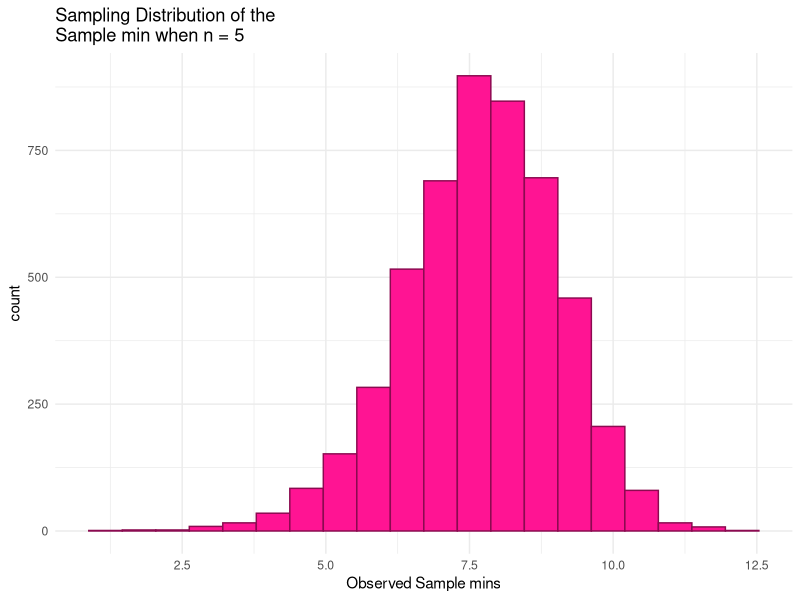
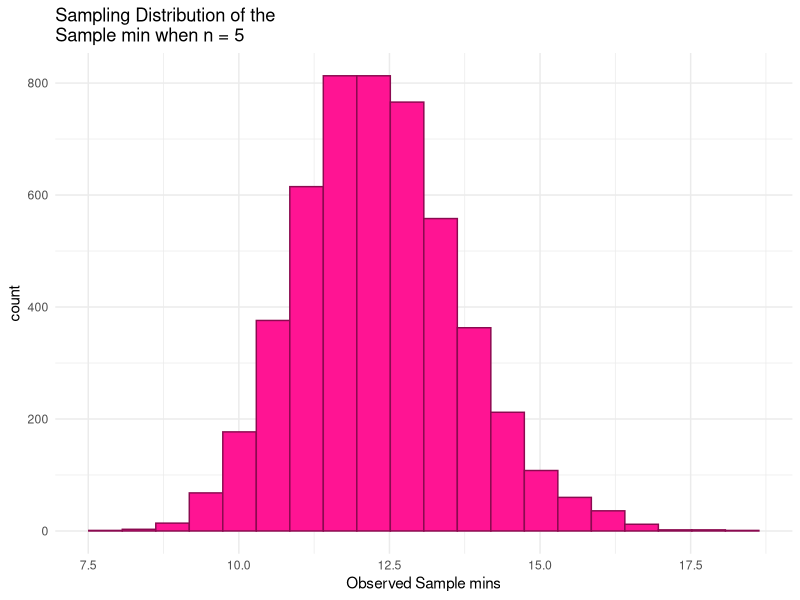
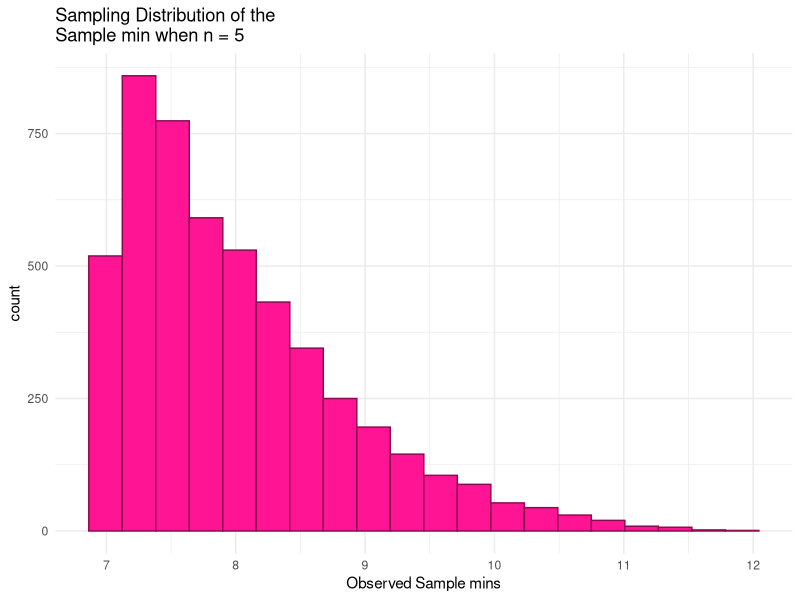
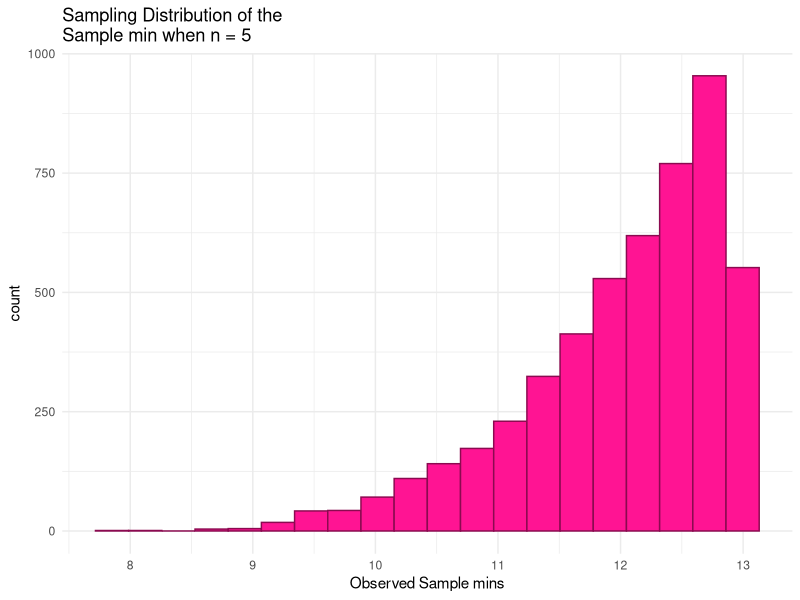
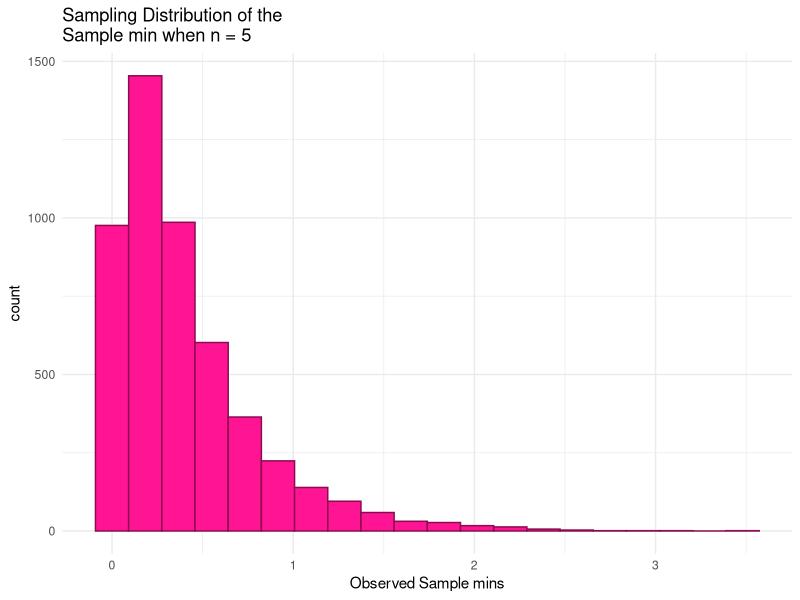
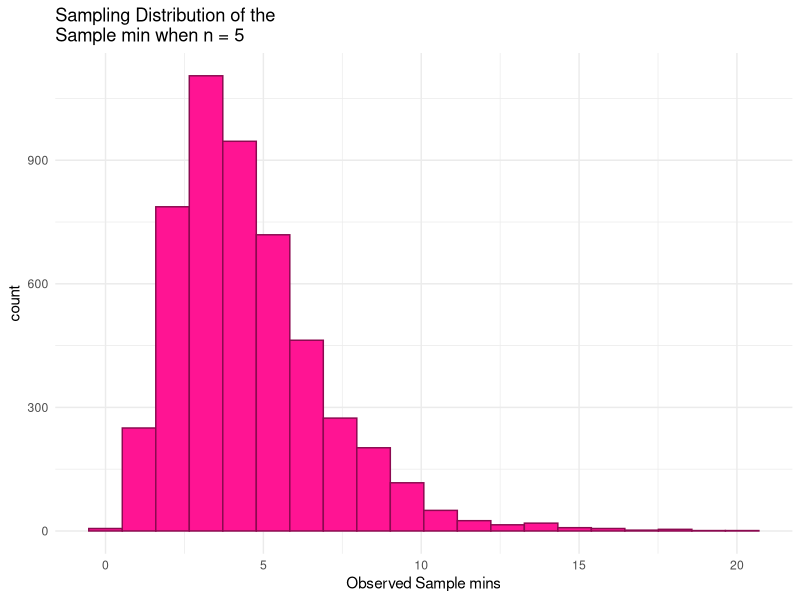
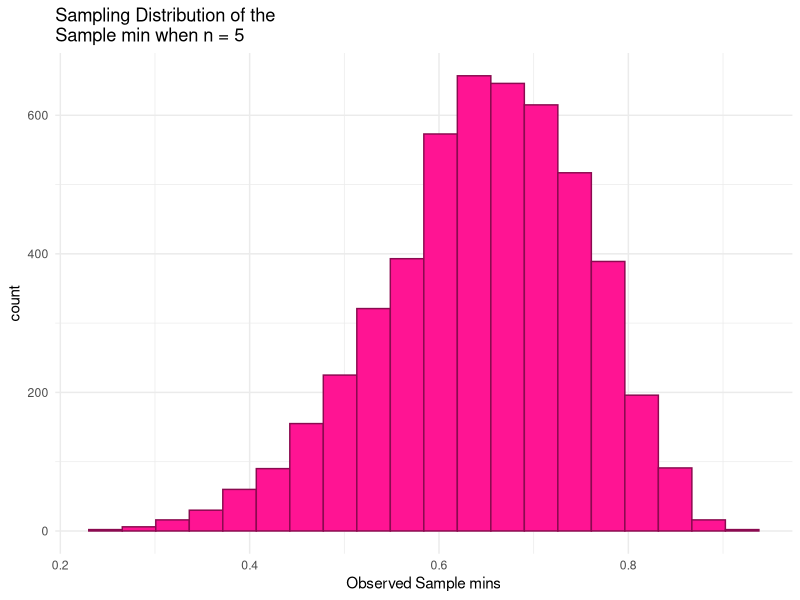
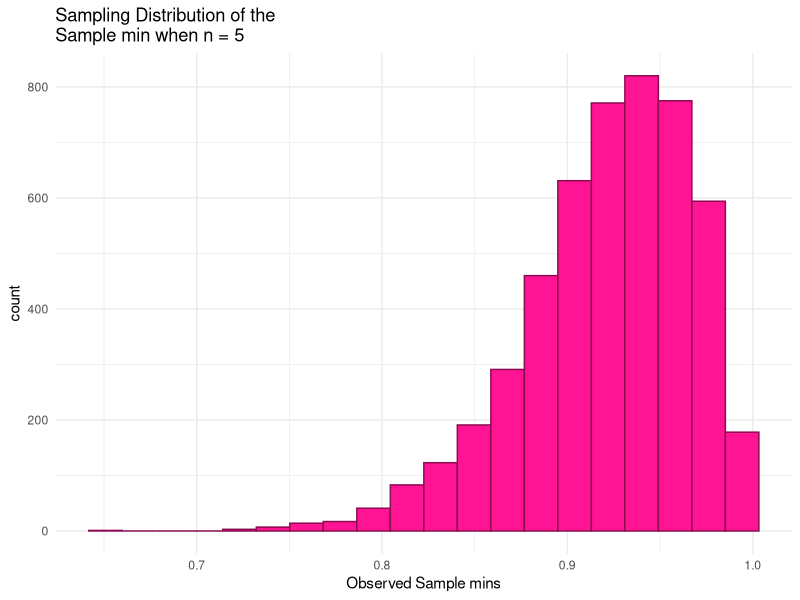

Generate these figures, in order, with R:
## ---- chunk 1
library(tidyverse)
## create population graphs

norm_df <- tibble(x = seq(3, 17, length.out = 1000),
                  dens = dnorm(x, mean = 10, sd = 2),
                  pop = "normal(10, 4)")
unif_df <- tibble(x = seq(7, 13, length.out = 1000),
                  dens = dunif(x, 7, 13),
                  pop = "uniform(7, 13)")
exp_df <- tibble(x = seq(0, 10, length.out = 1000),
                 dens = dexp(x, 0.5),
                 pop = "exp(0.5)")
beta_df <- tibble(x = seq(0, 1, length.out = 1000),
                  dens = dbeta(x, 8, 2),
                  pop = "beta(8, 2)")

pop_plot <- bind_rows(norm_df, unif_df, exp_df, beta_df) |>
  mutate(pop = fct_relevel(pop, c("normal(10, 4)", "uniform(7, 13)",
                                  "exp(0.5)", "beta(8, 2)")))
## ---- chunk 2
## SIMULATION CODE

nsim <- 5000 # number of simulations
n = 5 # sample size

## Normal Sampling Distribution of the Sample Minimum
mu <- 10
sigma <- 2

generate_samp_min_norm <- function(mu, sigma, n) {
  
  single_sample <- rnorm(n, mu, sigma)
  sample_min <- min(single_sample)
  
  return(sample_min)
}

norm_mins <- map_dbl(1:nsim, \(i) generate_samp_min_norm(mu = mu, sigma = sigma, n = n))

norm_mins_df <- tibble(norm_mins)

ggplot(data = norm_mins_df, aes(x = norm_mins)) +
  geom_histogram(colour = "deeppink4", fill = "deeppink1", bins = 20) +
  theme_minimal() +
  labs(x = "Observed Sample mins",
       title = paste("Sampling Distribution of the \nSample min when n =", n))

norm_mins_df |>
  summarise(mean_samp_dist = mean(norm_mins),
            var_samp_dist = var(norm_mins),
            sd_samp_dist = sd(norm_mins))

## Normal Sampling Distribution of the Sample Maximum

generate_samp_max_norm <- function(mu, sigma, n) {
  
  single_sample <- rnorm(n, mu, sigma)
  sample_max <- max(single_sample)
  
  return(sample_max)
}

norm_maxs <- map_dbl(1:nsim, \(i) generate_samp_max_norm(mu = mu, sigma = sigma, n = n))

norm_maxs_df <- tibble(norm_maxs)

ggplot(data = norm_maxs_df, aes(x = norm_maxs)) +
  geom_histogram(colour = "deeppink4", fill = "deeppink1", bins = 20) +
  theme_minimal() +
  labs(x = "Observed Sample mins",
       title = paste("Sampling Distribution of the \nSample min when n =", n))

norm_maxs_df |>
  summarise(mean_samp_dist = mean(norm_maxs),
            var_samp_dist = var(norm_maxs),
            sd_samp_dist = sd(norm_maxs))

## Uniform Sampling Distribution of the Sample Minimum
theta1 = 7
theta2 = 13

generate_samp_min_unif <- function(theta1, theta2, n) {
  
  single_sample <- runif(n, theta1, theta2)
  sample_min <- min(single_sample)
  
  return(sample_min)
}

unif_mins <- map_dbl(1:nsim, \(i) generate_samp_min_unif(theta1 = theta1, theta2 = theta2, n = n))

unif_mins_df <- tibble(unif_mins)

ggplot(data = unif_mins_df, aes(x = unif_mins)) +
  geom_histogram(colour = "deeppink4", fill = "deeppink1", bins = 20) +
  theme_minimal() +
  labs(x = "Observed Sample mins",
       title = paste("Sampling Distribution of the \nSample min when n =", n))

unif_mins_df |>
  summarise(mean_samp_dist = mean(unif_mins),
            var_samp_dist = var(unif_mins),
            sd_samp_dist = sd(unif_mins))

## Uniform Sampling Distribution of the Sample Maximum

generate_samp_max_unif <- function(theta1, theta2, n) {
  
  single_sample <- runif(n, theta1, theta2)
  sample_max <- max(single_sample)
  
  return(sample_max)
}

unif_maxs <- map_dbl(1:nsim, \(i) generate_samp_max_unif(theta1 = theta1, theta2 = theta2, n = n))

unif_maxs_df <- tibble(unif_maxs)

ggplot(data = unif_maxs_df, aes(x = unif_maxs)) +
  geom_histogram(colour = "deeppink4", fill = "deeppink1", bins = 20) +
  theme_minimal() +
  labs(x = "Observed Sample mins",
       title = paste("Sampling Distribution of the \nSample min when n =", n))

unif_maxs_df |>
  summarise(mean_samp_dist = mean(unif_maxs),
            var_samp_dist = var(unif_maxs),
            sd_samp_dist = sd(unif_maxs))

## Exponential Sampling Distribution of the Sample Minimum
lambda = 0.5

generate_samp_min_exp <- function(lambda, n) {
  
  single_sample <- rexp(n, lambda)
  sample_min <- min(single_sample)
  
  return(sample_min)
}

exp_mins <- map_dbl(1:nsim, \(i) generate_samp_min_exp(lambda = lambda, n = n))

exp_mins_df <- tibble(exp_mins)

ggplot(data = exp_mins_df, aes(x = exp_mins)) +
  geom_histogram(colour = "deeppink4", fill = "deeppink1", bins = 20) +
  theme_minimal() +
  labs(x = "Observed Sample mins",
       title = paste("Sampling Distribution of the \nSample min when n =", n))

exp_mins_df |>
  summarise(mean_samp_dist = mean(exp_mins),
            var_samp_dist = var(exp_mins),
            sd_samp_dist = sd(exp_mins))

## Exponential Sampling Distribution of the Sample Maximum

generate_samp_max_exp <- function(lambda, n) {
  
  single_sample <- rexp(n, lambda)
  sample_max <- max(single_sample)
  
  return(sample_max)
}

exp_maxs <- map_dbl(1:nsim, \(i) generate_samp_max_exp(lambda = lambda, n = n))

exp_maxs_df <- tibble(exp_maxs)

ggplot(data = exp_maxs_df, aes(x = exp_maxs)) +
  geom_histogram(colour = "deeppink4", fill = "deeppink1", bins = 20) +
  theme_minimal() +
  labs(x = "Observed Sample mins",
       title = paste("Sampling Distribution of the \nSample min when n =", n))

exp_maxs_df |>
  summarise(mean_samp_dist = mean(exp_maxs),
            var_samp_dist = var(exp_maxs),
            sd_samp_dist = sd(exp_maxs))

## Beta Sampling Distribution of the Sample Minimum
alpha = 8
beta = 2

generate_samp_min_beta <- function(alpha, beta, n) {
  
  single_sample <- rbeta(n, alpha, beta)
  sample_min <- min(single_sample)
  
  return(sample_min)
}

beta_mins <- map_dbl(1:nsim, \(i) generate_samp_min_beta(alpha = alpha, beta = beta, n = n))

beta_mins_df <- tibble(beta_mins)

ggplot(data = beta_mins_df, aes(x = beta_mins)) +
  geom_histogram(colour = "deeppink4", fill = "deeppink1", bins = 20) +
  theme_minimal() +
  labs(x = "Observed Sample mins",
       title = paste("Sampling Distribution of the \nSample min when n =", n))

beta_mins_df |>
  summarise(mean_samp_dist = mean(beta_mins),
            var_samp_dist = var(beta_mins),
            sd_samp_dist = sd(beta_mins))

## Beta Sampling Distribution of the Sample Maximum

generate_samp_max_beta <- function(alpha, beta, n) {
  
  single_sample <- rbeta(n, alpha, beta)
  sample_max <- max(single_sample)
  
  return(sample_max)
}

beta_maxs <- map_dbl(1:nsim, \(i) generate_samp_max_beta(alpha = alpha, beta = beta, n = n))

beta_maxs_df <- tibble(beta_maxs)

ggplot(data = beta_maxs_df, aes(x = beta_maxs)) +
  geom_histogram(colour = "deeppink4", fill = "deeppink1", bins = 20) +
  theme_minimal() +
  labs(x = "Observed Sample mins",
       title = paste("Sampling Distribution of the \nSample min when n =", n))

beta_maxs_df |>
  summarise(mean_samp_dist = mean(beta_maxs),
            var_samp_dist = var(beta_maxs),
            sd_samp_dist = sd(beta_maxs))
## ---- chunk 3
min_plot <- bind_rows(norm_mins_df, unif_mins_df, exp_mins_df, beta_mins_df) |>
  mutate(dist = case_when(
    !is.na(norm_mins) ~ "normal(10, 4)",
    !is.na(unif_mins) ~ "uniform(7, 13)",
    !is.na(exp_mins) ~ "exponential(0.5)",
    !is.na(beta_mins) ~ "beta(8, 2)")) |>
  mutate(dist = fct_relevel(dist, c("normal(10, 4)", "uniform(7, 13)", 
                                    "exponential(0.5)", "beta(8, 2)")),
         min = pmin(norm_mins, unif_mins, exp_mins, beta_mins, na.rm = TRUE))

max_plot <- bind_rows(norm_maxs_df, unif_maxs_df, exp_maxs_df, beta_maxs_df) |>
  mutate(dist = case_when(
    !is.na(norm_maxs) ~ "normal(10, 4)",
    !is.na(unif_maxs) ~ "uniform(7, 13)",
    !is.na(exp_maxs) ~ "exponential(0.5)",
    !is.na(beta_maxs) ~ "beta(8, 2)")) |>
  mutate(dist = fct_relevel(dist, c("normal(10, 4)", "uniform(7, 13)", 
                                    "exponential(0.5)", "beta(8, 2)")),
         max = pmin(norm_maxs, unif_maxs, exp_maxs, beta_maxs, na.rm = TRUE))

ggplot(data = pop_plot, aes(x = x, y = dens)) +
  geom_line() +
  theme_minimal() +
  facet_wrap(~ pop, nrow = 1, scales = "free") +
  labs(title = "Population Distributions for Each Simulation Setting")

ggplot(data = min_plot, aes(x = min)) +
  geom_histogram(color = "black", fill = "darkred") +
  theme_minimal() +
  facet_wrap(~ dist, nrow = 1, scales = "free") +
  labs(title = "Sampling Distribution of the Sample Minimum for Each Simulation Setting")

ggplot(data = max_plot, aes(x = max)) +
  geom_histogram(color = "black", fill = "darkgreen") +
  theme_minimal() +
  facet_wrap(~ dist, nrow = 1, scales = "free") +
  labs(title = "Sampling Distribution of the Sample Maximum for Each Simulation Setting")
## ---- chunk 4
n <- 5
y <- seq(0, 3, length.out = 1000)

## NOTE: this is not a proper density (it does not integrate to 1).
density <- 2.5 * exp(-(2.5) * y)

## put into tibble and plot
samp_min_df <- tibble(y, density)
ggplot(data = samp_min_df, aes(x = y, y = density)) +
  geom_line() +
  theme_minimal() +
  labs(title = "PDF for Exponential(0.5), Ymin")
## ---- chunk 5
n <- 5
y <- seq(0, 15, length.out = 1000)

## NOTE: this is not a proper density (it does not integrate to 1).
density <- 5 * (1 - exp(-(0.5) * y)) ^ 4 * (0.5*exp(-(0.5)*y))

## put into tibble and plot
samp_min_df <- tibble(y, density)
ggplot(data = samp_min_df, aes(x = y, y = density)) +
  geom_line() +
  theme_minimal() +
  labs(title = "PDF for Exponential(0.5), Ymax")
